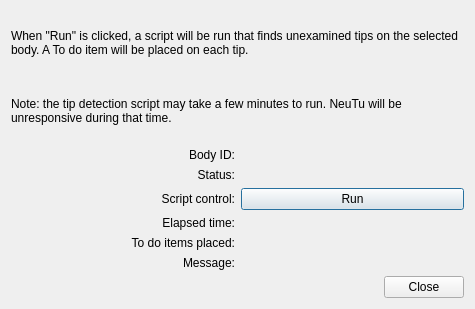
<?xml version="1.0" encoding="UTF-8"?>
<ui version="4.0">
 <class>TipDetectorDialog</class>
 <widget class="QDialog" name="TipDetectorDialog">
  <property name="geometry">
   <rect>
    <x>0</x>
    <y>0</y>
    <width>475</width>
    <height>309</height>
   </rect>
  </property>
  <property name="windowTitle">
   <string>Tip Detector</string>
  </property>
  <layout class="QVBoxLayout" name="verticalLayout">
   <item>
    <widget class="QLabel" name="label_2">
     <property name="text">
      <string>When &quot;Run&quot; is clicked, a script will be run that finds unexamined tips on the selected body. A To do item will be placed on each tip.</string>
     </property>
     <property name="wordWrap">
      <bool>true</bool>
     </property>
    </widget>
   </item>
   <item>
    <widget class="QLabel" name="label_3">
     <property name="text">
      <string>Note: the tip detection script may take a few minutes to run. NeuTu will be unresponsive during that time.</string>
     </property>
     <property name="wordWrap">
      <bool>true</bool>
     </property>
    </widget>
   </item>
   <item>
    <layout class="QGridLayout" name="gridLayout_2">
     <item row="3" column="0">
      <widget class="QLabel" name="label_7">
       <property name="text">
        <string>Elapsed time:</string>
       </property>
       <property name="alignment">
        <set>Qt::AlignRight|Qt::AlignTrailing|Qt::AlignVCenter</set>
       </property>
      </widget>
     </item>
     <item row="4" column="1">
      <widget class="QLabel" name="todoLabel">
       <property name="text">
        <string/>
       </property>
      </widget>
     </item>
     <item row="0" column="0">
      <widget class="QLabel" name="label">
       <property name="text">
        <string>Body ID:</string>
       </property>
       <property name="alignment">
        <set>Qt::AlignRight|Qt::AlignTrailing|Qt::AlignVCenter</set>
       </property>
      </widget>
     </item>
     <item row="1" column="0">
      <widget class="QLabel" name="label_5">
       <property name="text">
        <string>Status:</string>
       </property>
       <property name="alignment">
        <set>Qt::AlignRight|Qt::AlignTrailing|Qt::AlignVCenter</set>
       </property>
      </widget>
     </item>
     <item row="4" column="0">
      <widget class="QLabel" name="label_6">
       <property name="text">
        <string>To do items placed:</string>
       </property>
       <property name="alignment">
        <set>Qt::AlignRight|Qt::AlignTrailing|Qt::AlignVCenter</set>
       </property>
      </widget>
     </item>
     <item row="2" column="1">
      <widget class="QPushButton" name="runButton">
       <property name="text">
        <string>Run</string>
       </property>
      </widget>
     </item>
     <item row="1" column="1">
      <widget class="QLabel" name="statusLabel">
       <property name="text">
        <string/>
       </property>
      </widget>
     </item>
     <item row="2" column="0">
      <widget class="QLabel" name="label_4">
       <property name="text">
        <string>Script control:</string>
       </property>
       <property name="alignment">
        <set>Qt::AlignRight|Qt::AlignTrailing|Qt::AlignVCenter</set>
       </property>
      </widget>
     </item>
     <item row="0" column="1">
      <widget class="QLabel" name="bodyIDLabel">
       <property name="text">
        <string/>
       </property>
      </widget>
     </item>
     <item row="3" column="1">
      <widget class="QLabel" name="timeLabel">
       <property name="text">
        <string/>
       </property>
      </widget>
     </item>
     <item row="5" column="0">
      <widget class="QLabel" name="label_9">
       <property name="text">
        <string>Message:</string>
       </property>
       <property name="alignment">
        <set>Qt::AlignRight|Qt::AlignTrailing|Qt::AlignVCenter</set>
       </property>
      </widget>
     </item>
     <item row="5" column="1">
      <widget class="QLabel" name="messageLabel">
       <property name="text">
        <string/>
       </property>
      </widget>
     </item>
    </layout>
   </item>
   <item>
    <widget class="QDialogButtonBox" name="buttonBox">
     <property name="orientation">
      <enum>Qt::Horizontal</enum>
     </property>
     <property name="standardButtons">
      <set>QDialogButtonBox::Close</set>
     </property>
    </widget>
   </item>
  </layout>
 </widget>
 <resources/>
 <connections>
  <connection>
   <sender>buttonBox</sender>
   <signal>accepted()</signal>
   <receiver>TipDetectorDialog</receiver>
   <slot>accept()</slot>
   <hints>
    <hint type="sourcelabel">
     <x>248</x>
     <y>254</y>
    </hint>
    <hint type="destinationlabel">
     <x>157</x>
     <y>274</y>
    </hint>
   </hints>
  </connection>
  <connection>
   <sender>buttonBox</sender>
   <signal>rejected()</signal>
   <receiver>TipDetectorDialog</receiver>
   <slot>reject()</slot>
   <hints>
    <hint type="sourcelabel">
     <x>316</x>
     <y>260</y>
    </hint>
    <hint type="destinationlabel">
     <x>286</x>
     <y>274</y>
    </hint>
   </hints>
  </connection>
 </connections>
</ui>
